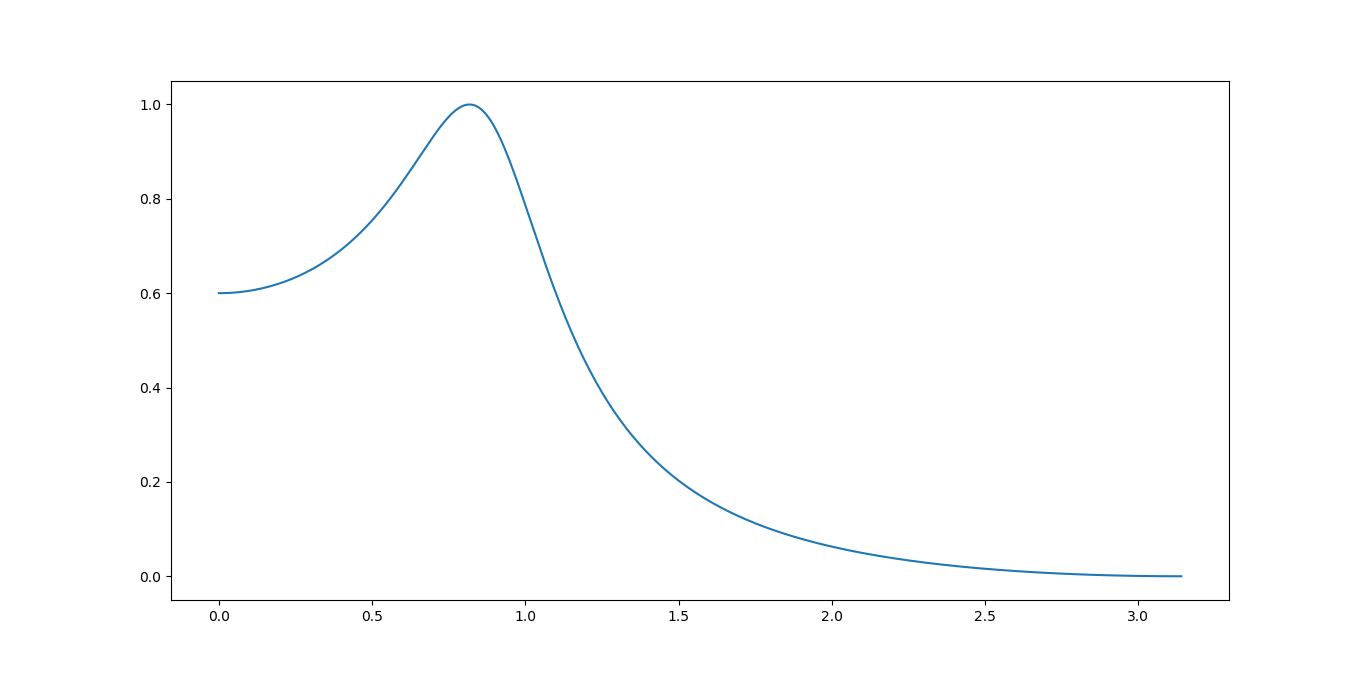

Write Python code to recreate this figure.
import numpy as np
import matplotlib.pyplot as plt
import cmath as cm
T=0.1 #sec
w_p=0.35*np.pi
w_s=0.7*np.pi
del_p=0.6
del_s=0.1
x=np.tan(w_p/2)
omega_p=(2*x)/T
y=np.tan(w_s/2)
omega_s=(2*y)/T
print "omega_p=",omega_p
print "omega_s=",omega_s
x1=(del_s**-2)-1
x2=(del_p**-2)-1
x3=np.sqrt(x1/x2)
x4=np.arccosh(x3)
x5=np.arccosh(omega_s/omega_p)
x6=x4/x5
x7=np.abs(x6)
N=np.ceil(x7)
print "original order=",x7
print "order=",N
eps=np.sqrt(x2)
print "eps=",eps
n1=(eps**-2)+1
n2=np.sqrt(n1)+eps**-1
n3=1/N
n4=n2**n3
n5=n2**-n3
Y_n=0.5*(n4-n5)
print "Y_n=",Y_n
k=N/2
p1=(2*k-1)*0.25
p2=(np.cos(p1*np.pi))**2
c_k=Y_n**2+p2
print "c_k=",c_k
b_k=2*Y_n*np.sin(p1*np.pi)
print "b_k=",b_k
c0=Y_n
j=cm.sqrt(-1)
w=np.arange(0,np.pi,0.01)
#w=np.arange(-np.pi,np.pi,0.01)
z=np.exp(j*w)
s=(2*(z-1))/((z+1)*T)
print s
h1=((s**2)+(b_k*s*omega_p)+(omega_p**2)*c_k)
h_z=del_p*(omega_p**N)*c_k/h1
plt.plot(w,np.abs(h_z))
plt.show()
